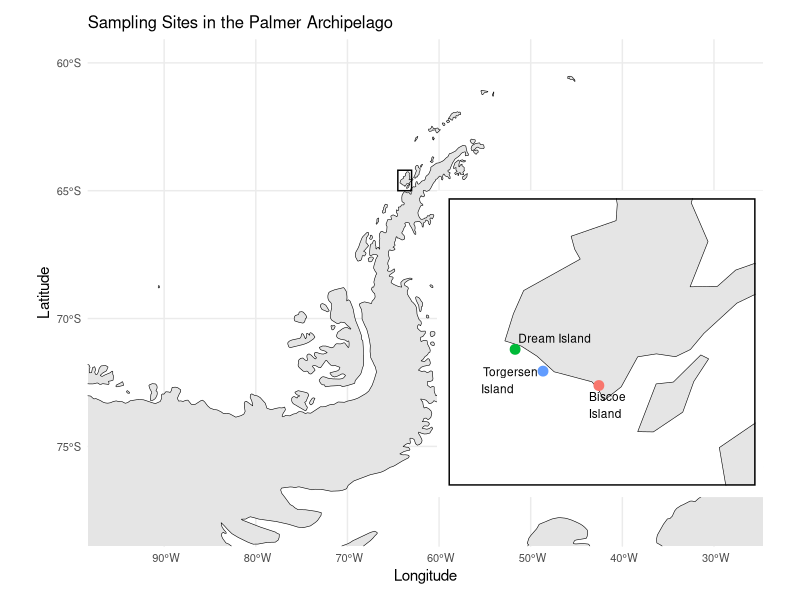

Write the R code that produced this figure. (Note: this script raises an error after producing the figure.)
######
# Script : Palmer Penguins data exploration
# Author: Sofía Zorrilla
# Date: 2025-03-19
# Description: 
# Arguments:
#   - Input: 
#   - Output: 
#######


# Load packages -----------------------------------------------------------

library(tidyverse)
library(rnaturalearth)
library(rnaturalearthdata)
library(palmerpenguins)
library(patchwork)
library(ggrepel)
library(GGally)


# Data --------------------------------------------------------------------

data("penguins")

# Coordenadas obtenidas a partir del artículo original (https://doi.org/10.1371/journal.pone.0090081)
coordinates <- data.frame(
  Island = c("Biscoe\nIsland", "Torgersen\nIsland", "Dream Island"),
  Latitude = c(-64.800, -64.767, -64.717),
  Longitude = c(-63.767, -64.067, -64.217)
)

# Sampling map ------------------------------------------------------------

# Get Antarctica and nearby islands data
antarctica <- ne_countries(scale = "medium", continent = "antarctica", returnclass = "sf")

# Main map (Antarctica)
main_map <- ggplot(data = antarctica) +
  geom_sf(fill = "gray90", color = "black") +
  theme_minimal() +
  geom_rect(
    xmin = -64.5, xmax = -63, ymin = -65, ymax = -64.2,
    color = "black", fill = NA, linewidth = 0.5
  ) +
  labs(title = "Sampling Sites in the Palmer Archipelago", x = "Longitude", y = "Latitude") +
  coord_sf(xlim = c(-95, -28), ylim = c(-78, -60)) +
  theme(
    axis.text = element_text(size = 8),
    plot.title = element_text(size = 12)
  )

# Inset map (Palmer Archipelago region)
inset_map <- ggplot(data = antarctica) +
  geom_sf(fill = "gray90", color = "black") +
  geom_point(data = coordinates, aes(x = Longitude, y = Latitude, color = Island), size = 3) +
  geom_text_repel(data = coordinates, aes(x = Longitude, y = Latitude, label = Island), 
            hjust = -0.1, vjust = 0.5, size = 3) +
  theme_bw()+
  theme(legend.position = "none",
        axis.text = element_blank(),
        axis.ticks = element_blank(), 
        axis.title = element_blank(),
        panel.border = element_rect(color = 'black', size = 1),
        panel.grid = element_blank()) +
  coord_sf(xlim = c(-64.5, -63), ylim = c(-65, -64.4)) +
  labs(x = "Longitude", y = "Latitude")

# Combine the main and inset map
final_map <- main_map +
  inset_element(inset_map,  left = 0.55,    # Start near the right side
                bottom = 0.10,  # Start close to the bottom
                right = 0.99,   # End near the right edge
                top = 0.75,      # End partway up from the bottom
                align_to = 'full')

# Display the map
final_map



# Sampling size table --------------------------------------------------------

# Sampling size
penguins %>% summarise(n = n(), .by = c(species, island, sex))

# Table for publication
levels(penguins$sex) <- c("female", "male","Unkn.")
levels(penguins$species) <- c("P. adelie", "P. chinstrap", "P. gentoo")
penguins$sex[is.na(penguins$sex)] <- "Unkn."

penguins %>% 
  # Summarize data by species, island, and sex
  summarise(n = n(), .by = c(species, island, sex)) %>% 
  
  # Convert count to character to allow empty string
  mutate(n = as.character(n)) %>% 
  
  # Reshape data to wide format
  pivot_wider(
    id_cols = c(species, island), 
    names_from = sex, 
    values_from = n, 
    values_fill = list(n = "")
  ) %>% 
  
  # Create gt table, grouping by species
  gt(groupname_col = "species") %>% 
  
  # Customize column labels
  cols_label(
    island = "Species/Island", 
    male = "Male", 
    female = "Female"
  ) %>% 
  
  # Bold column labels
  tab_style(
    style = cell_text(weight = "bold"), 
    locations = cells_column_labels()
  ) %>% 
  
  # Italicize row group labels (species)
  tab_style(
    style = cell_text(style = "italic"),
    locations = cells_row_groups()
  )


# Visualization of variables per sex -------------------------------------

data(penguins)

penguins%>%
  filter(!is.na(sex)) %>%
  select(-c(island, year)) %>%
  ggpairs(
    columns = 2:5,
    mapping = aes(color = sex, fill = species), 
    upper = list(continuous = wrap("points", shape = 21, size = 2.5, mapping = aes( fill = sex), color = "black")),  
    diag = list(continuous = "blank"), 
    lower = list(continuous = wrap("points", size = 2.5, alpha = 0.8)) 
  ) +
  theme_bw() +
  labs(title = "Palmer Penguins: Morphological Measurements") +
  theme(legend.position = "bottom")
